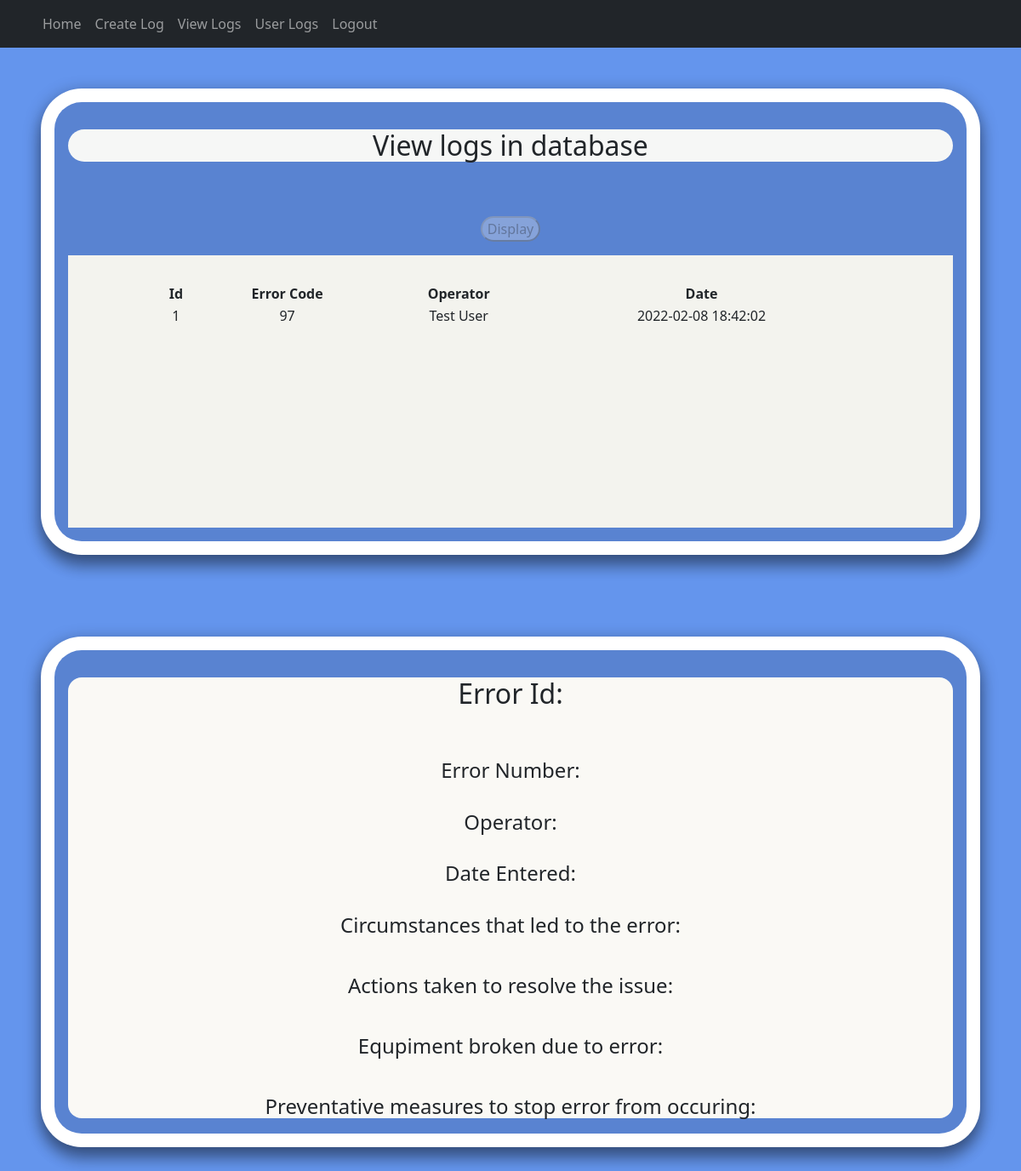
Screenshot of /viewuserlog (signed in) with the database file from the repository.
### website/models.py (models this page shows)
class Userlog(db.Model):
    id = db.Column(db.Integer, primary_key=True)
    error_num = db.Column(db.Integer)
    operator = db.Column(db.Integer, db.ForeignKey('user.id'))
    date = db.Column(db.DateTime(timezone=True), default=func.now())
    is_equipment_broken = db.Column(db.String(10))
    equipment = db.Column(db.String(1000))
    circumstances = db.Column(db.String(5000))
    actions = db.Column(db.String(5000))
    prevent = db.Column(db.String(5000))

class User(db.Model, UserMixin):
    id = db.Column(db.Integer, primary_key=True)
    email = db.Column(db.String(150), unique=True)
    password = db.Column(db.String(150))
    firstName = db.Column(db.String(150))
    logs = db.relationship('Userlog')

### website/views.py (the view, shortened to what this page needs)
@views.route('/viewuserlog', methods=['POST','GET'])
@login_required
def view_user_log():
    data_obj = db.session.query(
        Userlog.id, #0
        Userlog.error_num, #1
        Userlog.operator, #2
        Userlog.date, #3
        Userlog.circumstances, #4
        Userlog.actions, #5
        Userlog.equipment, #6
        Userlog.prevent #7
        )
    list_dict = {}
    for entries in data_obj:
        list_dict[entries[0]] = entries
    final_dict = {}
    for logs in list_dict:
        num = int(list_dict[logs][2])
        print("Here is our num : " , num)
        date= list_dict[logs][3]
        error_num = list_dict[logs][1]
        operator = db.session.query(User.firstName).filter(User.id==num)
        circumstance = list_dict[logs][4]
        actions = list_dict[logs][5]
        equipment = list_dict[logs][6]
        prevent= list_dict[logs][7]
        final_dict[logs] = [logs, error_num,
                            operator[0][0],
                            date,
                            circumstance,
                            actions,
                            equipment,
                            prevent]
    return render_template(
        "viewUserLog.html",
        user=current_user,
        final_dict=final_dict,
        entry=0
        )

### website/__init__.py (called while the page is built)
def create_app():
    app = Flask(__name__)
    app.config['SQLALCHEMY_DATABASE_URI'] = f'sqlite:///{DB_NAME}'
    app.config['SECRET_KEY']="The secret key "
    app.config["SQLALCHEMY_TRACK_MODIFICATIONS"] = False
    db.init_app(app)
    from .views import views
    from .auth import auth
    app.register_blueprint(views, url_prefix='/')
    app.register_blueprint(auth, url_prefix='/')
    from .models import Note, User, manlog, Userlog
    create_database(app)
    login_manager = LoginManager()
    login_manager.login_view = 'auth.login'
    login_manager.init_app(app)
    @login_manager.user_loader
    def load_user(id):
        return User.query.get(int(id))
    return app

### website/templates/viewUserLog.html (shortened to what this page needs)
{% extends 'base.html' %}
{% block content %}
<div class="panel">
    <div class="info-panel">
        <div class="title-holder">
        <h2>View logs in database</h2>
        </div>
        <form action="/viewuserlog" method="post">
            <button id="display-btn"class="display-btn" name="search" type="submit"> Display </button>
        <div class="code-list">
        <table class="loglist">
            <tbody class="table-body">
            <tr class="list-header">
                 <th>Id</th>
                 <th>Error Code</th>
                 <th>Operator</th>
                 <th>Date</th>
            </tr>
            {% for keys in final_dict %}
                <tr class="loglist-item" name="item" onClick="Assign(this)">
                    <td>{{final_dict[keys][0]}}</td>
                    <td>{{final_dict[keys][1]}}</td>
                    <td>{{final_dict[keys][2]}}</td>
                    <td>{{final_dict[keys][3]}}</td>
                </tr>
            {% endfor %}
            </tbody>
            </table>
            </div>
        </form>
    </div>
</div>
<div class="panel">
    <div class="info-panel">
        <div class="par-wrapper">
        <h2>Error Id: {{ entry[0] }} </h2>
        <br>
        <h4>Error Number: {{ entry[1] }} </h4>
        <br>
        <h4>Operator: {{ entry[2] }}</h4>
        <br>
        <h4>Date Entered: {{ entry[3] }}</h4>
        <br>
        <h4>Circumstances that led to the error:</h4>
        <br>
        <h4>Actions taken to resolve the issue:</h4>
        <br>
        <h4>Equpiment broken due to error:</h4>
        <br>
        <h4>Preventative measures to stop error from occuring:</h4>
        </div>
    </div>
    </div>
{% endblock %}

### website/static/style.css (style rules this page uses)
body { display: flex; flex-direction: column; background-color:cornflowerblue; }
h2 { margin-left: auto; margin-right: auto; margin-top: 1em; margin-bottom: 1em; }
.info-panel { width: 98%; background-color: rgb(89, 131, 209); border-radius: 2em; margin-top:1em; margin-bottom: 1em; text-align: center; margin: 1em; }
.panel { display: flex; border-radius: 3em; background-color: rgb(255, 255, 255); margin: 3em; box-shadow: 0 1em 1em 0 rgba(0, 0, 0, 0.2), 0 6px 20px 0 rgba(0, 0, 0, 0.418); justify-content: center; align-items: center; }
.par-wrapper { text-justify: center; flex-grow: 7; background-color: rgb(250, 249, 245); border-radius: 1em; margin: 1em; }
.loglist { background-color: rgb(243, 243, 238); width: 80%; margin-left: auto; margin-right: auto; }
.loglist-item { margin: 1em; }
.title-holder { background-color: rgb(246, 247, 246); margin: 1em; border-radius: 2em; }
.code-list { background-color: rgb(243, 243, 238); height: 20em; overflow-y: scroll; margin:1em; }
table { margin-top: 2em; margin-bottom: 2em; }
.display-btn { margin-top: 2em; border-radius: 2em; }

### rows the page displays
Userlog: final_dict "1", error_num "97", date "2022-02-08 18:42:02"
User: firstName "Test User"
